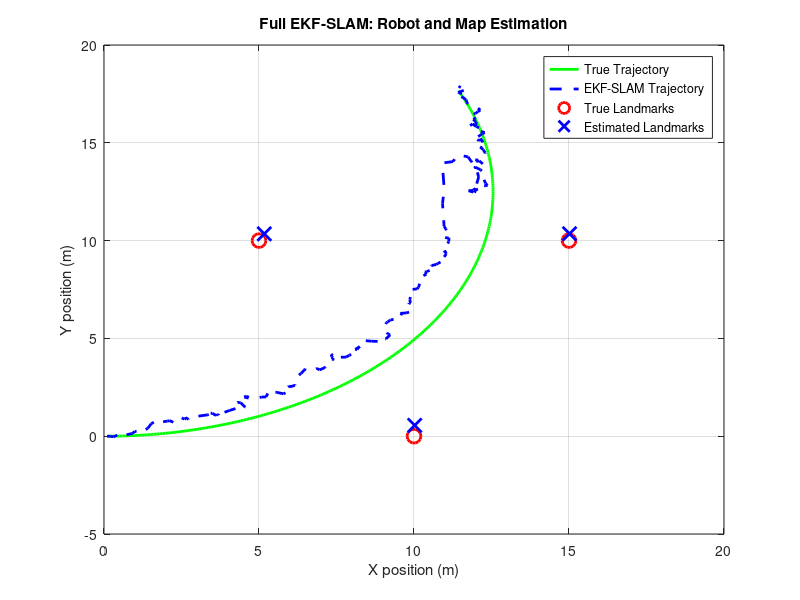

MATLAB code to generate this figure: (Note: this script raises an error after producing the figure.)
clc;
clear;
close all;

%% ============================================================
% FULL EKF-SLAM (Robot Pose + Landmark Map Estimation)
% State: [x y theta xL1 yL1 xL2 yL2 ...]'
% ============================================================

%% Simulation parameters
dt = 0.1;
N  = 250;

%% Control inputs
v = 1.0;
w = 0.08;

%% True landmark positions (UNKNOWN to filter)
landmarks_true = [ 5  10  15;
                  10   0  10 ];
numL = size(landmarks_true,2);

%% Noise covariances
Q = diag([0.01 0.01 0.005]);   % Robot motion noise
R = diag([0.3 0.05]);          % Measurement noise

%% Initial true robot state
x_true = [0; 0; 0];

%% Initial EKF-SLAM state (robot only)
x_est = [0; 0; 0];
P = eye(3) * 0.1;

%% Landmark initialization flag
landmark_initialized = false(1, numL);

%% Data storage
true_path = zeros(3,N);
est_path  = zeros(3,N);

%% ============================================================
% Main EKF-SLAM Loop
% ============================================================
for k = 1:N

    %% -------- TRUE ROBOT MOTION --------
    x_true = x_true + ...
        [v*dt*cos(x_true(3));
         v*dt*sin(x_true(3));
         w*dt];

    %% -------- EKF PREDICTION --------
    x_est(1:3) = x_est(1:3) + ...
        [v*dt*cos(x_est(3));
         v*dt*sin(x_est(3));
         w*dt];

    Fx = eye(length(x_est));
    Fx(1:3,1:3) = ...
        [1 0 -v*dt*sin(x_est(3));
         0 1  v*dt*cos(x_est(3));
         0 0  1];

    Q_full = zeros(length(x_est));
    Q_full(1:3,1:3) = Q;

    P = Fx * P * Fx' + Q_full;

    %% -------- EKF UPDATE (FOR EACH LANDMARK) --------
    for i = 1:numL

        % True measurement
        dx = landmarks_true(1,i) - x_true(1);
        dy = landmarks_true(2,i) - x_true(2);
        r  = sqrt(dx^2 + dy^2);
        b  = atan2(dy, dx) - x_true(3);

        z = [r; b] + sqrt(R)*randn(2,1);

        %% ---- Initialize landmark if unseen ----
        if ~landmark_initialized(i)
            lx = x_est(1) + z(1)*cos(z(2) + x_est(3));
            ly = x_est(2) + z(1)*sin(z(2) + x_est(3));

            x_est = [x_est; lx; ly];

            P = blkdiag(P, eye(2)*1e3);
            landmark_initialized(i) = true;
            continue;
        end

        %% ---- EKF update for known landmark ----
        idx = 3 + 2*i - 1;   % Landmark index in state

        lx = x_est(idx);
        ly = x_est(idx+1);

        dx = lx - x_est(1);
        dy = ly - x_est(2);
        q  = dx^2 + dy^2;

        z_pred = [sqrt(q);
                  atan2(dy, dx) - x_est(3)];

        % Measurement Jacobian
        H = zeros(2, length(x_est));

        H(:,1:3) = ...
            [-dx/sqrt(q), -dy/sqrt(q), 0;
              dy/q,       -dx/q,      -1];

        H(:,idx:idx+1) = ...
            [ dx/sqrt(q), dy/sqrt(q);
             -dy/q,       dx/q];

        % Kalman gain
        S = H * P * H' + R;
        K = P * H' / S;

        % Update
        x_est = x_est + K * (z - z_pred);
        P = (eye(length(x_est)) - K * H) * P;
    end

    %% -------- SAVE DATA --------
    true_path(:,k) = x_true;
    est_path(:,k)  = x_est(1:3);
end

%% ============================================================
% PLOTTING
% ============================================================

figure;
plot(true_path(1,:), true_path(2,:), 'g-', 'LineWidth', 2); hold on;
plot(est_path(1,:), est_path(2,:), 'b--', 'LineWidth', 2);
plot(landmarks_true(1,:), landmarks_true(2,:), 'ro', 'MarkerSize', 10, 'LineWidth', 2);

% Plot estimated landmarks
for i = 1:numL
    idx = 3 + 2*i - 1;
    plot(x_est(idx), x_est(idx+1), 'bx', 'MarkerSize', 10, 'LineWidth', 2);
end

grid on;
xlabel('X position (m)');
ylabel('Y position (m)');
legend('True Trajectory','EKF-SLAM Trajectory','True Landmarks','Estimated Landmarks');
title('Full EKF-SLAM: Robot and Map Estimation');

% --- Add this inside your plotting section ---
% Plot Robot Uncertainty Ellipse
plot_ellipse(x_est(1:2), P(1:2,1:2), 'b');

% Plot Landmark Uncertainty Ellipses
for i = 1:numL
    idx = 3 + 2*i - 1;
    plot_ellipse(x_est(idx:idx+1), P(idx:idx+1, idx:idx+1), 'r');
end

% --- Add this function at the very bottom of the file ---
function plot_ellipse(mu, cov, color)
    % Calculate the error ellipse for a 95% confidence interval
    [eigenvec, eigenval] = eig(cov);
    phi = atan2(eigenvec(2,1), eigenvec(1,1));
    theta = linspace(0, 2*pi, 100);
    
    % 2.447 is the scaling factor for 95% confidence in 2D
    chisquare_val = 2.447; 
    
    a = chisquare_val * sqrt(eigenval(1,1));
    b = chisquare_val * sqrt(eigenval(2,2));
    
    ellipse_x = a * cos(theta);
    ellipse_y = b * sin(theta);
    
    % Rotate and translate the ellipse
    R = [cos(phi) -sin(phi); sin(phi) cos(phi)];
    rotated_coords = R * [ellipse_x; ellipse_y];
    
    plot(rotated_coords(1,:) + mu(1), rotated_coords(2,:) + mu(2), color);
end
